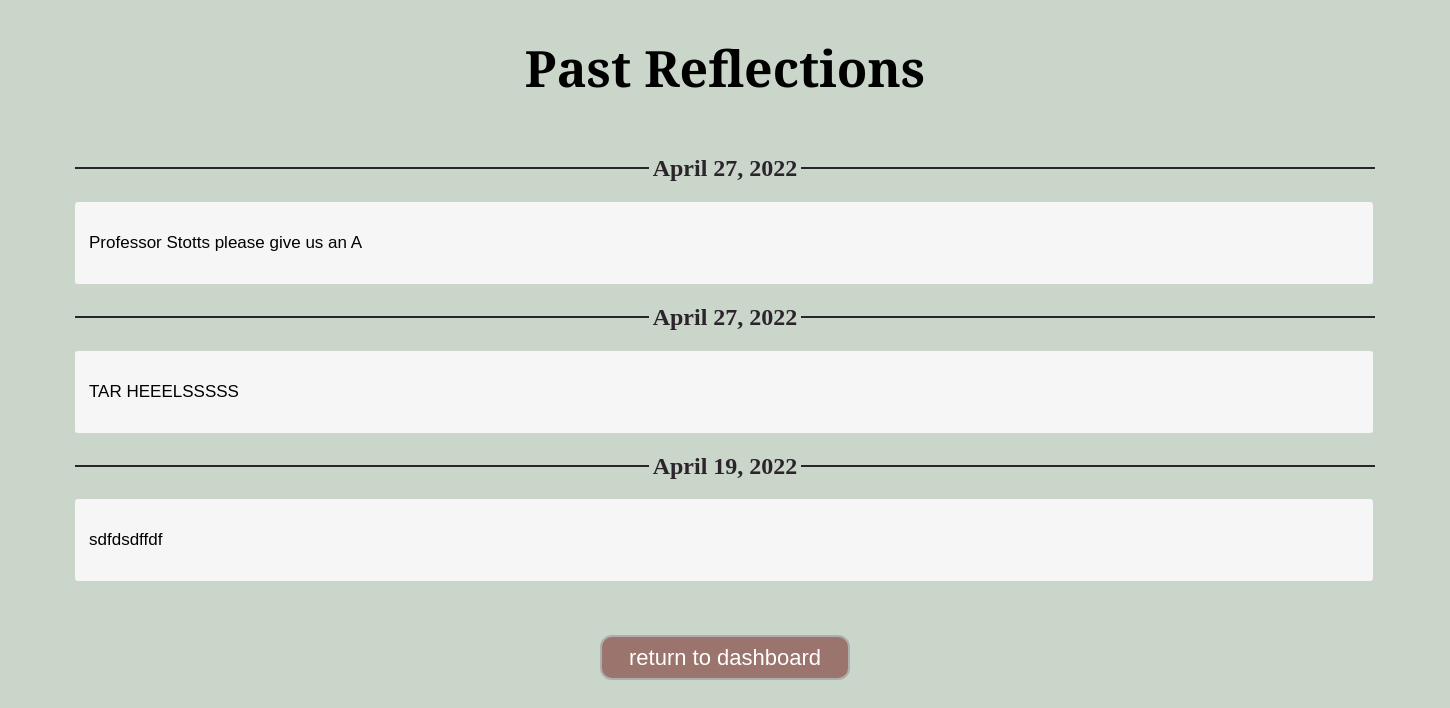
The app's page /userDashboard/history (signed in) with its own data.
### base/models.py (models this page shows, shortened)
class Reflection(models.Model):
  user = models.ForeignKey(User, on_delete=models.CASCADE, null=True)
  date = models.DateField(auto_now_add=True)
  text = models.TextField()

### base/views.py (the view)
# urls.py: path('userDashboard/history', views.history, name="history"),
def history(request):
  past_reflections = Reflection.objects.order_by('-date').filter(user=request.user)
  return render(request, 'base/history.html', {"all": past_reflections})

### base/templates/base/history.html (shortened to what this page needs)
<!DOCTYPE html>
<html lang="en">
<head>
  {% load static %}
  <link rel="stylesheet" href="{% static 'css/history.css' %}">
</head>
<body>
  <div class="wrapper">
    <h1>Past Reflections</h1>
    {% for item in all %}
      <div class="separator">
        <h2>{{ item.date }}</h2>
      </div>
      <div class="reflection">
        <div class="text">
          <p>{{ item.text }}</p>
        </div>
      </div>
    {% endfor %}
    <br> <br> <br>
    <div class="buttonwrap">
      <button id="back" type="back" onClick="javascript:history.go(-1);">return to dashboard</button>
    </div>
    <br>
  </div>
</body>
</html>

### base/static/css/history.css (style rules this page uses)
body { margin: 0 auto; background-color: #cbd6cb; }
.wrapper { width: 1440px; margin: 0 auto; align-items: center; }
.buttonwrap { display: flex; justify-content: center; }
h1 { text-align: center; font-family: 'Playfair Display', sans-serif; font-size: 50px; color: black; }
.separator { width: 1300px; display: flex; align-items: center; text-align: center; margin: 0 auto; color: #2c242b; }
.separator::before, .separator::after { content: ''; flex: 1; border-bottom: 2px solid #2c242b; }
.separator:not(:empty)::before { margin-right: .25em; }
.separator:not(:empty)::after { margin-left: .25em; }
.text { width: 1270px; font-size: 17px; font-family: 'Playfair Display', sans-serif; position: relative; padding: 14px; margin-left: 70px; background-color: rgb(246, 246, 246); border-radius: 3px; }
#back { background-color: #9b746d; width: 250px; height: 45px; border-radius: 12px; font-family: 'Playfair Display', sans-serif; color: #FFFFFF; font-size: 22px; margin: 0 auto; border: 2px solid rgb(174, 174, 174); }

### records on screen
Reflection: date "April 27, 2022", text "Professor Stotts please give us an A"
Reflection: date "April 27, 2022", text "TAR HEEELSSSSS"
Reflection: date "April 19, 2022", text "sdfdsdffdf"
